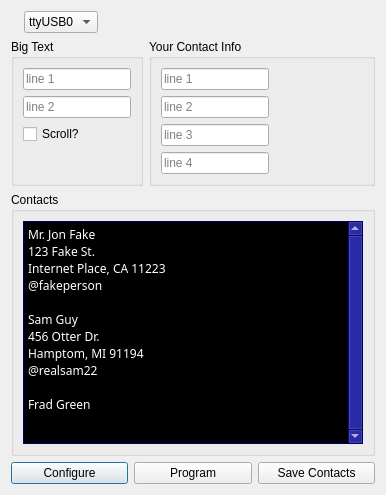
<?xml version="1.0" encoding="UTF-8"?>
<ui version="4.0">
 <class>Dialog</class>
 <widget class="QDialog" name="Dialog">
  <property name="geometry">
   <rect>
    <x>0</x>
    <y>0</y>
    <width>386</width>
    <height>495</height>
   </rect>
  </property>
  <property name="windowTitle">
   <string>BadgeHacker</string>
  </property>
  <layout class="QVBoxLayout" name="verticalLayout_2">
   <item>
    <layout class="QHBoxLayout" name="horizontalLayout_3">
     <item>
      <widget class="QLabel" name="label">
       <property name="pixmap">
        <pixmap>led-green.png</pixmap>
       </property>
      </widget>
     </item>
     <item>
      <widget class="QComboBox" name="comboBox">
       <item>
        <property name="text">
         <string>ttyUSB0</string>
        </property>
       </item>
      </widget>
     </item>
     <item>
      <spacer name="horizontalSpacer">
       <property name="orientation">
        <enum>Qt::Horizontal</enum>
       </property>
       <property name="sizeHint" stdset="0">
        <size>
         <width>40</width>
         <height>20</height>
        </size>
       </property>
      </spacer>
     </item>
    </layout>
   </item>
   <item>
    <layout class="QHBoxLayout" name="horizontalLayout_2">
     <property name="sizeConstraint">
      <enum>QLayout::SetMinimumSize</enum>
     </property>
     <item>
      <widget class="QGroupBox" name="groupBox">
       <property name="sizePolicy">
        <sizepolicy hsizetype="Minimum" vsizetype="Minimum">
         <horstretch>0</horstretch>
         <verstretch>0</verstretch>
        </sizepolicy>
       </property>
       <property name="title">
        <string>Big Text</string>
       </property>
       <layout class="QFormLayout" name="formLayout_2">
        <item row="0" column="0">
         <widget class="QLineEdit" name="lineEdit_name1">
          <property name="sizePolicy">
           <sizepolicy hsizetype="Minimum" vsizetype="Fixed">
            <horstretch>0</horstretch>
            <verstretch>0</verstretch>
           </sizepolicy>
          </property>
          <property name="maxLength">
           <number>8</number>
          </property>
          <property name="placeholderText">
           <string>line 1</string>
          </property>
         </widget>
        </item>
        <item row="1" column="0">
         <widget class="QLineEdit" name="lineEdit_name2">
          <property name="sizePolicy">
           <sizepolicy hsizetype="Minimum" vsizetype="Fixed">
            <horstretch>0</horstretch>
            <verstretch>0</verstretch>
           </sizepolicy>
          </property>
          <property name="text">
           <string/>
          </property>
          <property name="maxLength">
           <number>8</number>
          </property>
          <property name="placeholderText">
           <string>line 2</string>
          </property>
         </widget>
        </item>
        <item row="2" column="0">
         <widget class="QCheckBox" name="scrolling">
          <property name="text">
           <string>Scroll?</string>
          </property>
         </widget>
        </item>
       </layout>
      </widget>
     </item>
     <item>
      <widget class="QGroupBox" name="groupBox_3">
       <property name="sizePolicy">
        <sizepolicy hsizetype="Minimum" vsizetype="Minimum">
         <horstretch>1</horstretch>
         <verstretch>0</verstretch>
        </sizepolicy>
       </property>
       <property name="title">
        <string>Your Contact Info</string>
       </property>
       <layout class="QFormLayout" name="formLayout">
        <item row="0" column="0">
         <widget class="QLineEdit" name="lineEdit_name1_2">
          <property name="sizePolicy">
           <sizepolicy hsizetype="Minimum" vsizetype="Fixed">
            <horstretch>0</horstretch>
            <verstretch>0</verstretch>
           </sizepolicy>
          </property>
          <property name="text">
           <string/>
          </property>
          <property name="maxLength">
           <number>32</number>
          </property>
          <property name="placeholderText">
           <string>line 1</string>
          </property>
         </widget>
        </item>
        <item row="1" column="0">
         <widget class="QLineEdit" name="lineEdit_name1_3">
          <property name="sizePolicy">
           <sizepolicy hsizetype="Minimum" vsizetype="Fixed">
            <horstretch>0</horstretch>
            <verstretch>0</verstretch>
           </sizepolicy>
          </property>
          <property name="text">
           <string/>
          </property>
          <property name="maxLength">
           <number>32</number>
          </property>
          <property name="placeholderText">
           <string>line 2</string>
          </property>
         </widget>
        </item>
        <item row="2" column="0">
         <widget class="QLineEdit" name="lineEdit_name1_4">
          <property name="sizePolicy">
           <sizepolicy hsizetype="Minimum" vsizetype="Fixed">
            <horstretch>0</horstretch>
            <verstretch>0</verstretch>
           </sizepolicy>
          </property>
          <property name="text">
           <string/>
          </property>
          <property name="maxLength">
           <number>32</number>
          </property>
          <property name="placeholderText">
           <string>line 3</string>
          </property>
         </widget>
        </item>
        <item row="3" column="0">
         <widget class="QLineEdit" name="lineEdit_name1_5">
          <property name="sizePolicy">
           <sizepolicy hsizetype="Minimum" vsizetype="Fixed">
            <horstretch>0</horstretch>
            <verstretch>0</verstretch>
           </sizepolicy>
          </property>
          <property name="text">
           <string/>
          </property>
          <property name="maxLength">
           <number>32</number>
          </property>
          <property name="placeholderText">
           <string>line 4</string>
          </property>
         </widget>
        </item>
       </layout>
      </widget>
     </item>
    </layout>
   </item>
   <item>
    <widget class="QGroupBox" name="groupBox_2">
     <property name="sizePolicy">
      <sizepolicy hsizetype="Preferred" vsizetype="Expanding">
       <horstretch>0</horstretch>
       <verstretch>1</verstretch>
      </sizepolicy>
     </property>
     <property name="title">
      <string>Contacts</string>
     </property>
     <layout class="QVBoxLayout" name="verticalLayout">
      <item>
       <widget class="QPlainTextEdit" name="plainTextEdit">
        <property name="palette">
         <palette>
          <active>
           <colorrole role="WindowText">
            <brush brushstyle="SolidPattern">
             <color alpha="255">
              <red>255</red>
              <green>255</green>
              <blue>255</blue>
             </color>
            </brush>
           </colorrole>
           <colorrole role="Button">
            <brush brushstyle="SolidPattern">
             <color alpha="255">
              <red>0</red>
              <green>0</green>
              <blue>128</blue>
             </color>
            </brush>
           </colorrole>
           <colorrole role="Light">
            <brush brushstyle="SolidPattern">
             <color alpha="255">
              <red>0</red>
              <green>0</green>
              <blue>192</blue>
             </color>
            </brush>
           </colorrole>
           <colorrole role="Midlight">
            <brush brushstyle="SolidPattern">
             <color alpha="255">
              <red>0</red>
              <green>0</green>
              <blue>160</blue>
             </color>
            </brush>
           </colorrole>
           <colorrole role="Dark">
            <brush brushstyle="SolidPattern">
             <color alpha="255">
              <red>0</red>
              <green>0</green>
              <blue>64</blue>
             </color>
            </brush>
           </colorrole>
           <colorrole role="Mid">
            <brush brushstyle="SolidPattern">
             <color alpha="255">
              <red>0</red>
              <green>0</green>
              <blue>85</blue>
             </color>
            </brush>
           </colorrole>
           <colorrole role="Text">
            <brush brushstyle="SolidPattern">
             <color alpha="255">
              <red>255</red>
              <green>255</green>
              <blue>255</blue>
             </color>
            </brush>
           </colorrole>
           <colorrole role="BrightText">
            <brush brushstyle="SolidPattern">
             <color alpha="255">
              <red>255</red>
              <green>255</green>
              <blue>255</blue>
             </color>
            </brush>
           </colorrole>
           <colorrole role="ButtonText">
            <brush brushstyle="SolidPattern">
             <color alpha="255">
              <red>255</red>
              <green>255</green>
              <blue>255</blue>
             </color>
            </brush>
           </colorrole>
           <colorrole role="Base">
            <brush brushstyle="SolidPattern">
             <color alpha="255">
              <red>0</red>
              <green>0</green>
              <blue>0</blue>
             </color>
            </brush>
           </colorrole>
           <colorrole role="Window">
            <brush brushstyle="SolidPattern">
             <color alpha="255">
              <red>0</red>
              <green>0</green>
              <blue>128</blue>
             </color>
            </brush>
           </colorrole>
           <colorrole role="Shadow">
            <brush brushstyle="SolidPattern">
             <color alpha="255">
              <red>0</red>
              <green>0</green>
              <blue>0</blue>
             </color>
            </brush>
           </colorrole>
           <colorrole role="AlternateBase">
            <brush brushstyle="SolidPattern">
             <color alpha="255">
              <red>0</red>
              <green>0</green>
              <blue>64</blue>
             </color>
            </brush>
           </colorrole>
           <colorrole role="ToolTipBase">
            <brush brushstyle="SolidPattern">
             <color alpha="255">
              <red>255</red>
              <green>255</green>
              <blue>220</blue>
             </color>
            </brush>
           </colorrole>
           <colorrole role="ToolTipText">
            <brush brushstyle="SolidPattern">
             <color alpha="255">
              <red>0</red>
              <green>0</green>
              <blue>0</blue>
             </color>
            </brush>
           </colorrole>
          </active>
          <inactive>
           <colorrole role="WindowText">
            <brush brushstyle="SolidPattern">
             <color alpha="255">
              <red>255</red>
              <green>255</green>
              <blue>255</blue>
             </color>
            </brush>
           </colorrole>
           <colorrole role="Button">
            <brush brushstyle="SolidPattern">
             <color alpha="255">
              <red>0</red>
              <green>0</green>
              <blue>128</blue>
             </color>
            </brush>
           </colorrole>
           <colorrole role="Light">
            <brush brushstyle="SolidPattern">
             <color alpha="255">
              <red>0</red>
              <green>0</green>
              <blue>192</blue>
             </color>
            </brush>
           </colorrole>
           <colorrole role="Midlight">
            <brush brushstyle="SolidPattern">
             <color alpha="255">
              <red>0</red>
              <green>0</green>
              <blue>160</blue>
             </color>
            </brush>
           </colorrole>
           <colorrole role="Dark">
            <brush brushstyle="SolidPattern">
             <color alpha="255">
              <red>0</red>
              <green>0</green>
              <blue>64</blue>
             </color>
            </brush>
           </colorrole>
           <colorrole role="Mid">
            <brush brushstyle="SolidPattern">
             <color alpha="255">
              <red>0</red>
              <green>0</green>
              <blue>85</blue>
             </color>
            </brush>
           </colorrole>
           <colorrole role="Text">
            <brush brushstyle="SolidPattern">
             <color alpha="255">
              <red>255</red>
              <green>255</green>
              <blue>255</blue>
             </color>
            </brush>
           </colorrole>
           <colorrole role="BrightText">
            <brush brushstyle="SolidPattern">
             <color alpha="255">
              <red>255</red>
              <green>255</green>
              <blue>255</blue>
             </color>
            </brush>
           </colorrole>
           <colorrole role="ButtonText">
            <brush brushstyle="SolidPattern">
             <color alpha="255">
              <red>255</red>
              <green>255</green>
              <blue>255</blue>
             </color>
            </brush>
           </colorrole>
           <colorrole role="Base">
            <brush brushstyle="SolidPattern">
             <color alpha="255">
              <red>0</red>
              <green>0</green>
              <blue>0</blue>
             </color>
            </brush>
           </colorrole>
           <colorrole role="Window">
            <brush brushstyle="SolidPattern">
             <color alpha="255">
              <red>0</red>
              <green>0</green>
              <blue>128</blue>
             </color>
            </brush>
           </colorrole>
           <colorrole role="Shadow">
            <brush brushstyle="SolidPattern">
             <color alpha="255">
              <red>0</red>
              <green>0</green>
              <blue>0</blue>
             </color>
            </brush>
           </colorrole>
           <colorrole role="AlternateBase">
            <brush brushstyle="SolidPattern">
             <color alpha="255">
              <red>0</red>
              <green>0</green>
              <blue>64</blue>
             </color>
            </brush>
           </colorrole>
           <colorrole role="ToolTipBase">
            <brush brushstyle="SolidPattern">
             <color alpha="255">
              <red>255</red>
              <green>255</green>
              <blue>220</blue>
             </color>
            </brush>
           </colorrole>
           <colorrole role="ToolTipText">
            <brush brushstyle="SolidPattern">
             <color alpha="255">
              <red>0</red>
              <green>0</green>
              <blue>0</blue>
             </color>
            </brush>
           </colorrole>
          </inactive>
          <disabled>
           <colorrole role="WindowText">
            <brush brushstyle="SolidPattern">
             <color alpha="255">
              <red>0</red>
              <green>0</green>
              <blue>64</blue>
             </color>
            </brush>
           </colorrole>
           <colorrole role="Button">
            <brush brushstyle="SolidPattern">
             <color alpha="255">
              <red>0</red>
              <green>0</green>
              <blue>128</blue>
             </color>
            </brush>
           </colorrole>
           <colorrole role="Light">
            <brush brushstyle="SolidPattern">
             <color alpha="255">
              <red>0</red>
              <green>0</green>
              <blue>192</blue>
             </color>
            </brush>
           </colorrole>
           <colorrole role="Midlight">
            <brush brushstyle="SolidPattern">
             <color alpha="255">
              <red>0</red>
              <green>0</green>
              <blue>160</blue>
             </color>
            </brush>
           </colorrole>
           <colorrole role="Dark">
            <brush brushstyle="SolidPattern">
             <color alpha="255">
              <red>0</red>
              <green>0</green>
              <blue>64</blue>
             </color>
            </brush>
           </colorrole>
           <colorrole role="Mid">
            <brush brushstyle="SolidPattern">
             <color alpha="255">
              <red>0</red>
              <green>0</green>
              <blue>85</blue>
             </color>
            </brush>
           </colorrole>
           <colorrole role="Text">
            <brush brushstyle="SolidPattern">
             <color alpha="255">
              <red>0</red>
              <green>0</green>
              <blue>64</blue>
             </color>
            </brush>
           </colorrole>
           <colorrole role="BrightText">
            <brush brushstyle="SolidPattern">
             <color alpha="255">
              <red>255</red>
              <green>255</green>
              <blue>255</blue>
             </color>
            </brush>
           </colorrole>
           <colorrole role="ButtonText">
            <brush brushstyle="SolidPattern">
             <color alpha="255">
              <red>0</red>
              <green>0</green>
              <blue>64</blue>
             </color>
            </brush>
           </colorrole>
           <colorrole role="Base">
            <brush brushstyle="SolidPattern">
             <color alpha="255">
              <red>0</red>
              <green>0</green>
              <blue>128</blue>
             </color>
            </brush>
           </colorrole>
           <colorrole role="Window">
            <brush brushstyle="SolidPattern">
             <color alpha="255">
              <red>0</red>
              <green>0</green>
              <blue>128</blue>
             </color>
            </brush>
           </colorrole>
           <colorrole role="Shadow">
            <brush brushstyle="SolidPattern">
             <color alpha="255">
              <red>0</red>
              <green>0</green>
              <blue>0</blue>
             </color>
            </brush>
           </colorrole>
           <colorrole role="AlternateBase">
            <brush brushstyle="SolidPattern">
             <color alpha="255">
              <red>0</red>
              <green>0</green>
              <blue>128</blue>
             </color>
            </brush>
           </colorrole>
           <colorrole role="ToolTipBase">
            <brush brushstyle="SolidPattern">
             <color alpha="255">
              <red>255</red>
              <green>255</green>
              <blue>220</blue>
             </color>
            </brush>
           </colorrole>
           <colorrole role="ToolTipText">
            <brush brushstyle="SolidPattern">
             <color alpha="255">
              <red>0</red>
              <green>0</green>
              <blue>0</blue>
             </color>
            </brush>
           </colorrole>
          </disabled>
         </palette>
        </property>
        <property name="font">
         <font>
          <family>Droid Sans Mono</family>
         </font>
        </property>
        <property name="verticalScrollBarPolicy">
         <enum>Qt::ScrollBarAlwaysOn</enum>
        </property>
        <property name="plainText">
         <string>Mr. Jon Fake
123 Fake St.
Internet Place, CA 11223
@fakeperson

Sam Guy
456 Otter Dr.
Hamptom, MI 91194
@realsam22

Frad Green</string>
        </property>
       </widget>
      </item>
     </layout>
    </widget>
   </item>
   <item>
    <layout class="QHBoxLayout" name="horizontalLayout">
     <item>
      <widget class="QPushButton" name="configure">
       <property name="text">
        <string>Configure</string>
       </property>
      </widget>
     </item>
     <item>
      <widget class="QPushButton" name="program">
       <property name="text">
        <string>Program</string>
       </property>
      </widget>
     </item>
     <item>
      <widget class="QPushButton" name="saveContacts">
       <property name="text">
        <string>Save Contacts</string>
       </property>
      </widget>
     </item>
    </layout>
   </item>
  </layout>
 </widget>
 <resources/>
 <connections/>
</ui>
